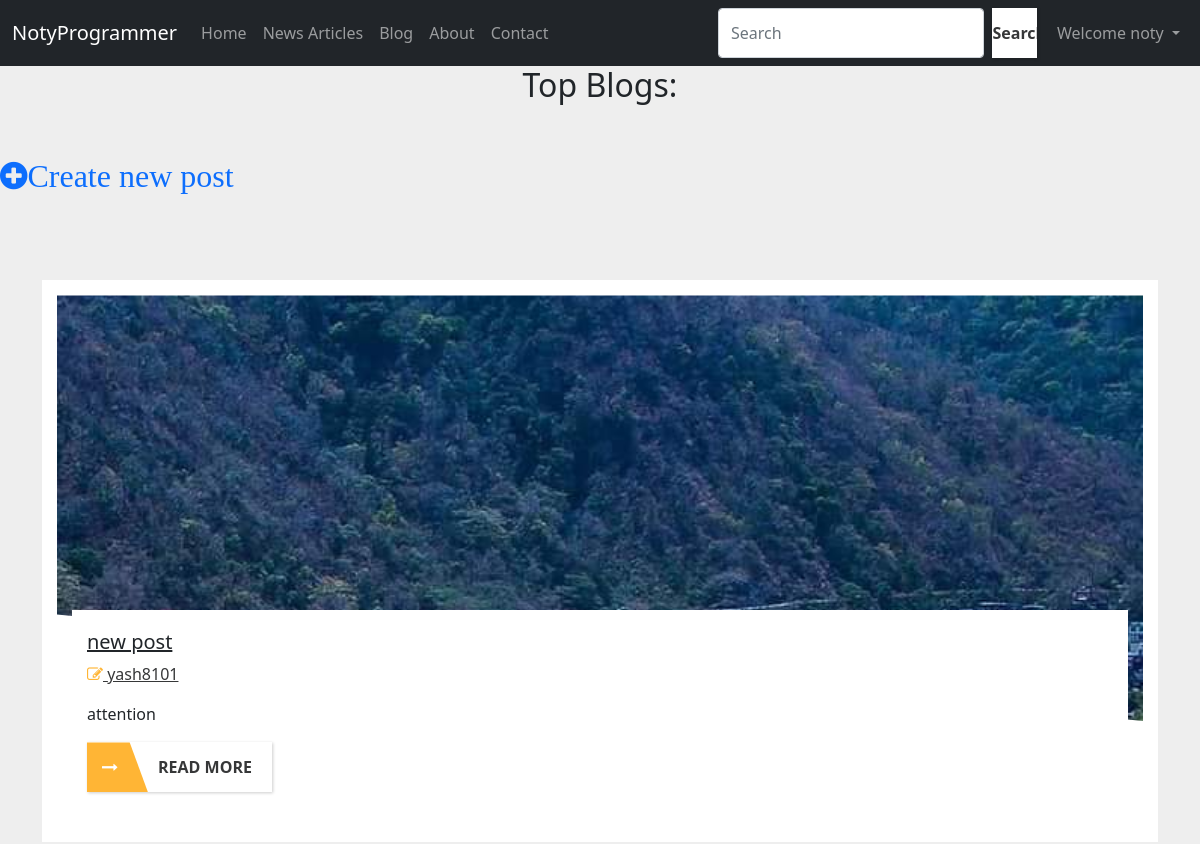
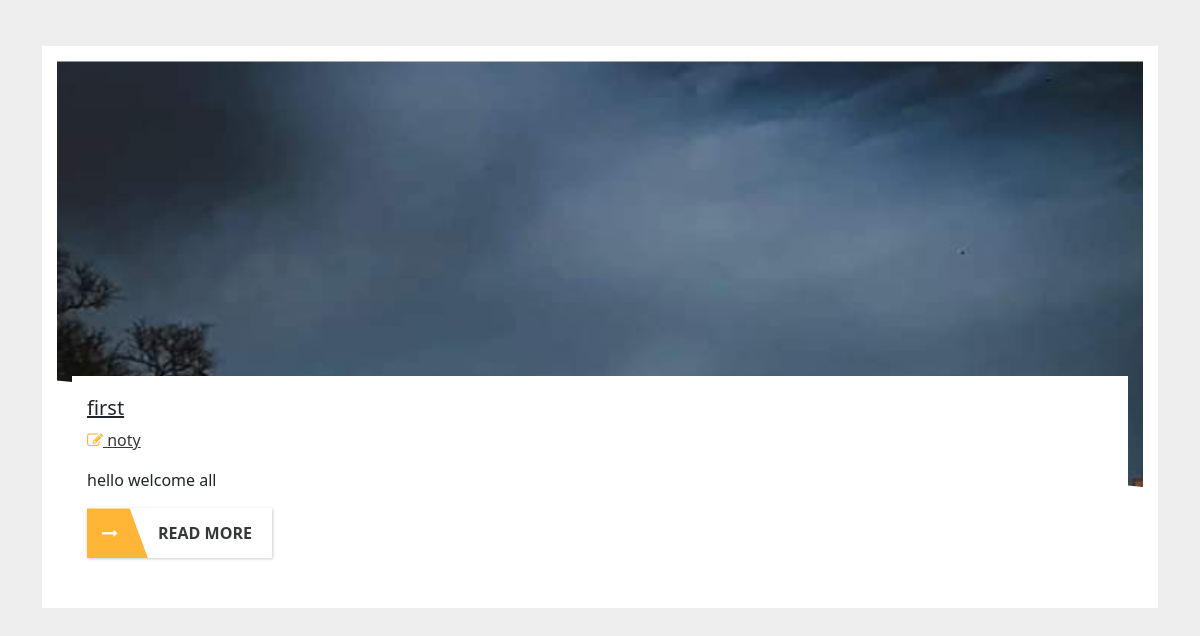
The app's page /blogs (signed in), older data (2 pictures, top to bottom).
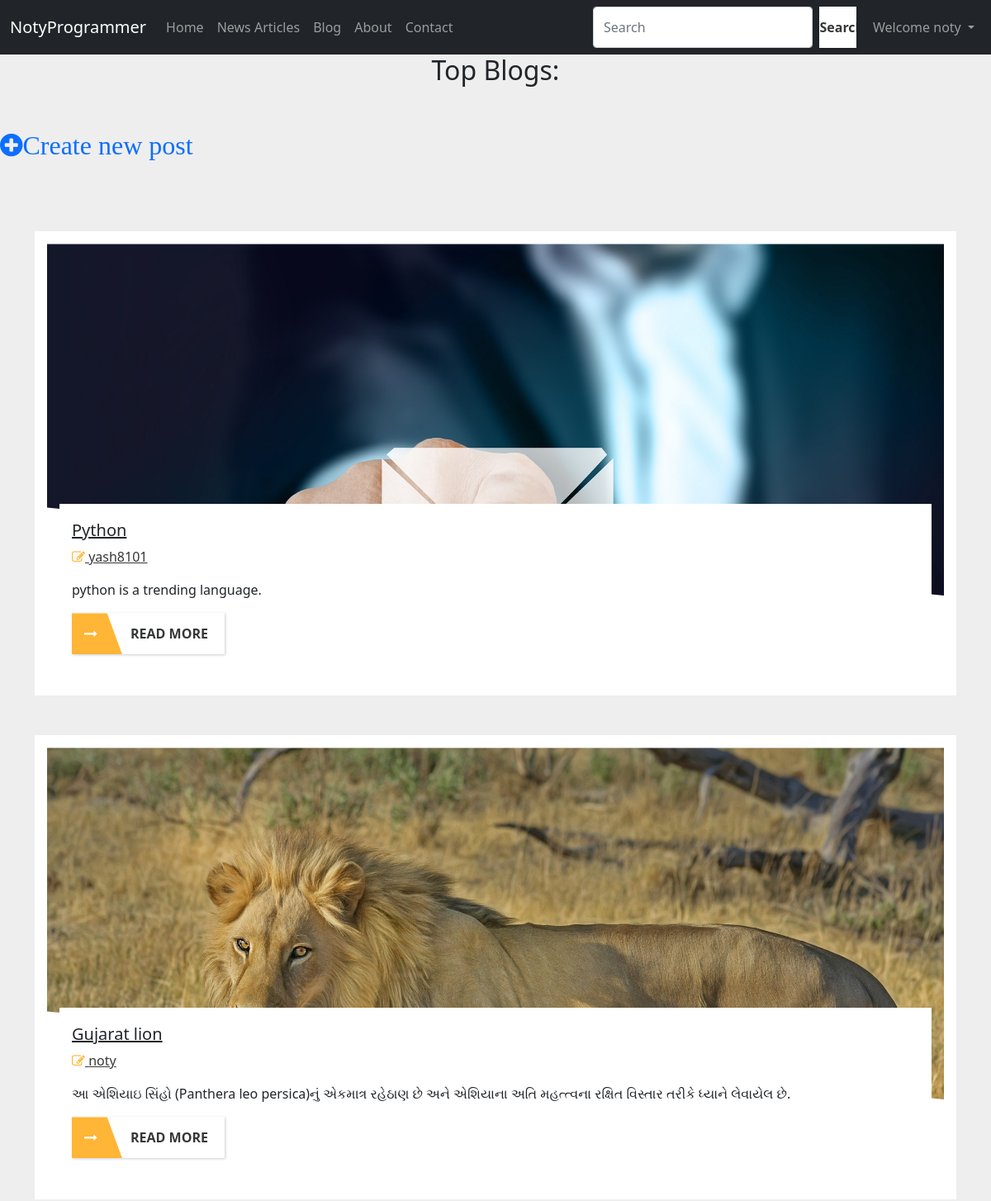
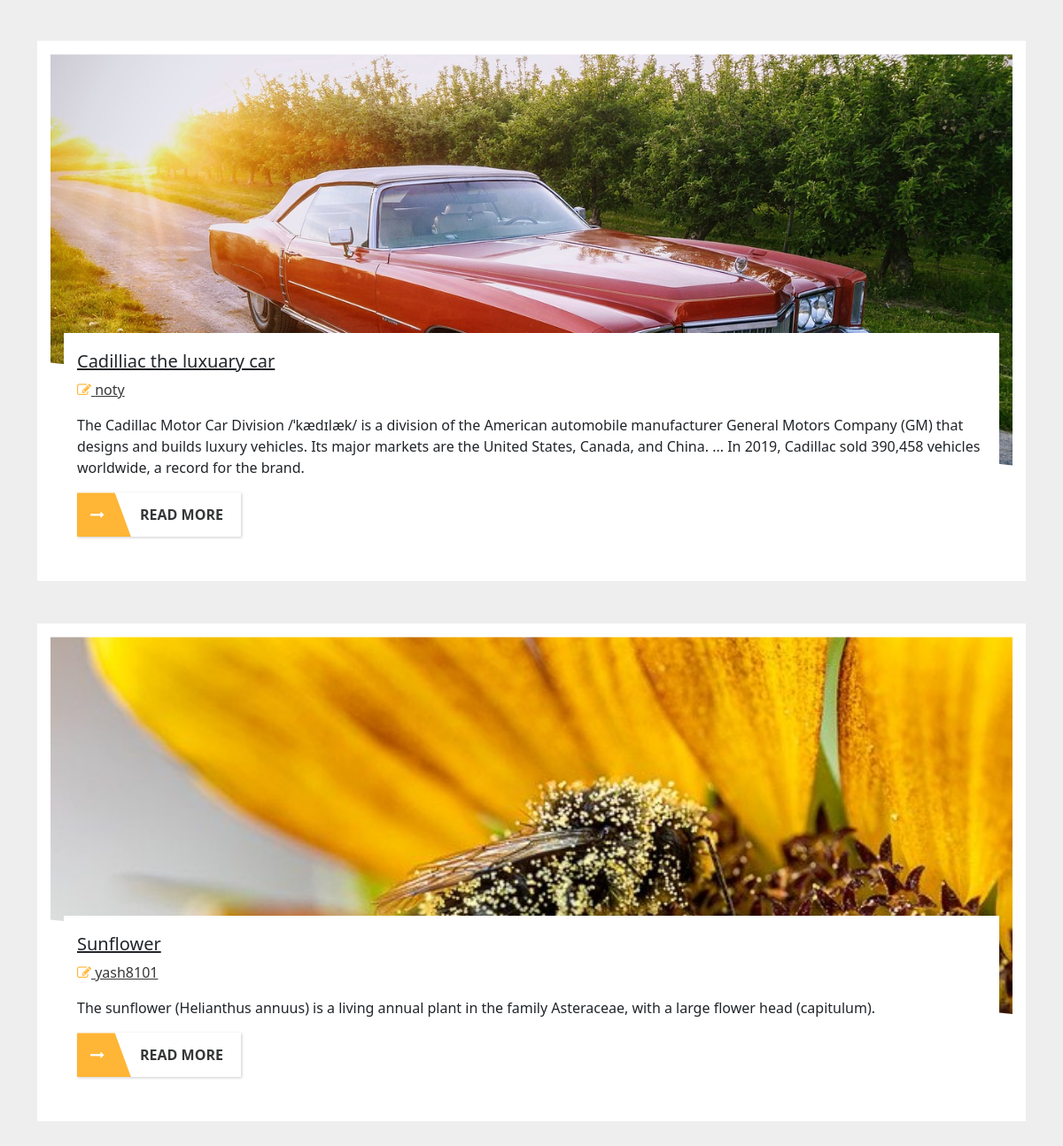
The same page, newer data (2 pictures, top to bottom).
### blog/models.py (models this page shows, shortened)
class Post(models.Model):
    Sno=models.AutoField(primary_key=True)
    title=models.CharField(max_length=255)
    content=models.TextField()
    author=models.CharField(max_length=13)
    slug=models.CharField(max_length=130)
    timestamp=models.DateTimeField(auto_now_add=True,blank=True)
    img = models.ImageField( upload_to="blogImg",default="blogImg/2.jpg")
    class Meta:
       ordering = ['-timestamp']

### home/views.py (the view)
# urls.py: path('blogs', views.blogs, name="blogs"),
def blogs(request):
    allpost = Post.objects.all()
    context = {'allpost':allpost}
    return render(request,'home/blogs.html',context)

### templates/home/blogs.html (shortened to what this page needs)
{% extends 'index.html' %}
{% block homeactive %} active {% endblock homeactive %}
{% block body %}
<head>
<link rel="stylesheet" href="../static/css/card.css">
</head>
<center><h2> Top Blogs:</h2></center>
{% if user.is_authenticated %}
<a href="blog/createposts" class="btn-btn-info "><i class="fa fa-plus-circle fa-2x " style="float:left;" aria-hidden="true">Create new post</i></a>
{% else %}
<a href="/loginpage" class="btn btn-primary" tabindex="-1" role="button" aria-disabled="true">
<i class="fa fa-plus fa-2x " aria-hidden="true">create New post</i></a>
{% endif %}
{% for post in allpost %}
<div class="container mt-5">
  <div class="row">
    <div class="col-12">
      <article class="blog-card">
        <div class="blog-card__background">
          <div class="card__background--wrapper">
            <div class="card__background--main" style="background-image: url('{{post.img.url}}');">
            </div>
          </div>
        </div>
        <div class="blog-card__head">
        </div>
        <div class="blog-card__info">
          <h5> <a href="blog/{{post.slug}}" class="text-dark">{{post.title}}</a></h5>
          <p>
            <a href="#" class="icon-link mr-3"><i class="fa fa-pencil-square-o"></i> {{post.author}}</a>
          </p>
          <p>{{post.content}}</p>
          <a href="blog/{{post.slug}}" class="btn btn--with-icon"><i class="btn-icon fa fa-long-arrow-right"></i>READ MORE</a>
        </div>
      </article>
    </div>
  </div>
</div>
{% endfor %}
{% endblock body %}

Row changes from the older to the newer data that the page shows:
removed Post: img (picture), title "new post", author "yash8101", content "attention"
removed Post: img (picture), title "first", author "noty", content "hello welcome all"
added Post: img (picture), title "Python", author "yash8101", content "python is a trending language."
added Post: img (picture), title "Gujarat lion", author "noty", content "આ એશિયાઇ સિંહો (Panthera leo persica)નું એકમાત્ર રહેઠાણ છે અને એશિયાના અતિ મહત્ત્વના રક્ષિત વિસ્તાર તરીકે ધ્યાને લેવાયેલ છે."
added Post: img (picture), title "Cadilliac the luxuary car", author "noty", content "The Cadillac Motor Car Division /ˈkædɪlæk/ is a division of the American automobile manufacturer General Motors Company (GM) that designs and builds luxury vehicles. Its major markets are the United States, Canada, and China. ... In 2019, Cadillac sold 390,458 vehicles worldwide, a record for the brand."
added Post: img (picture), title "Sunflower", author "yash8101", content "The sunflower (Helianthus annuus) is a living annual plant in the family Asteraceae, with a large flower head (capitulum)."
